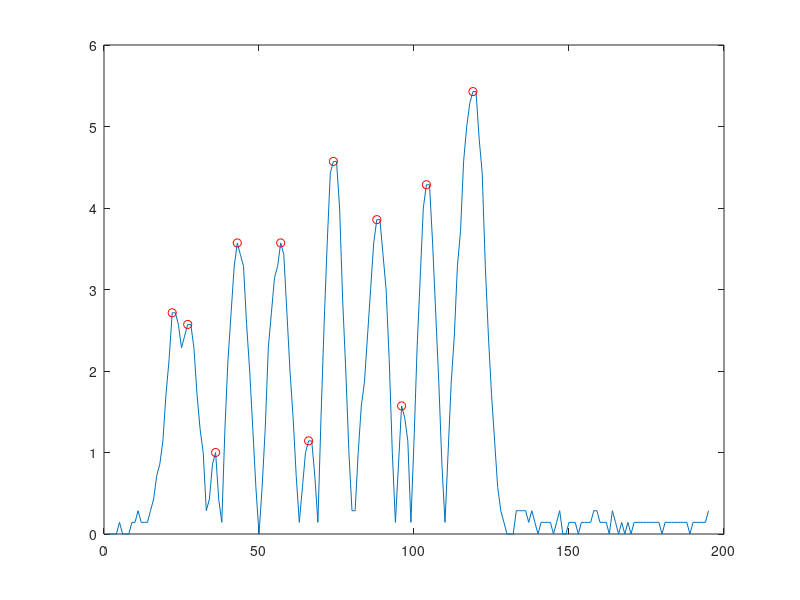
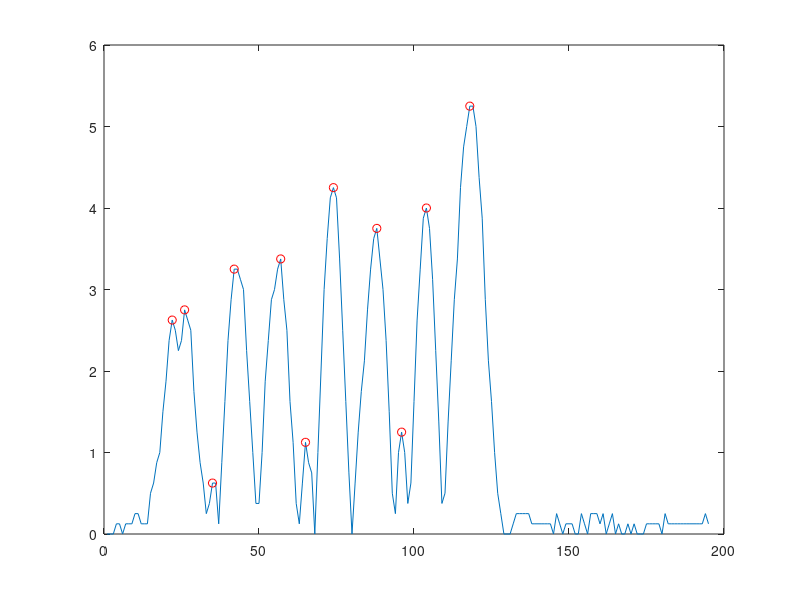
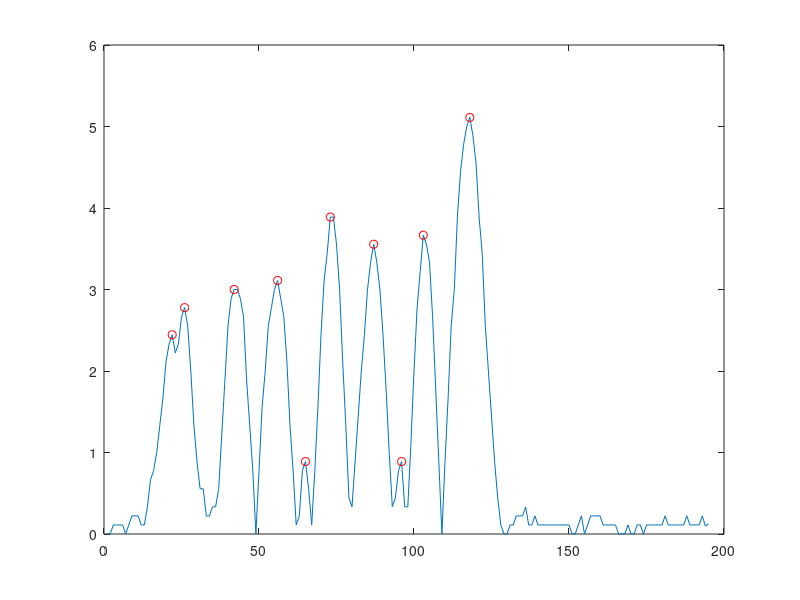
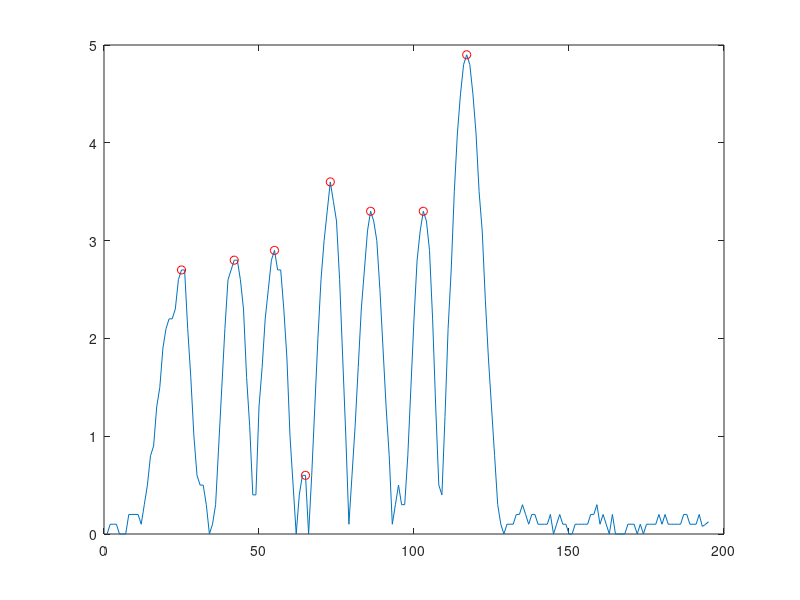

The MATLAB source for these figures, in order:
clc;
clear all;
close all;

MyBarcode = xlsread('datalog-5.csv'); 
%That is the values of the data in the picture are in format of 8 bit integers (maximum 255). 
%This property will be transfered to any variables that we want to assign the value of image to that like MyRawImage
%Therefore we need to change the variable type there after and for this reason we use the following command to change 
%the variable types to double  
OneLineData = double((MyBarcode(:,2)));
% %Moving Average Filter with window size of ws
for ws=7:14
for i=1:length(OneLineData)-(ws-1)
     OneLineDataAve(i)=sum(OneLineData(i:i+(ws-1)))/ws;
end;

% 
for i=1:length(OneLineDataAve)-1
    DataAveDif(i) = abs(OneLineDataAve(i+1) - OneLineDataAve(i));
end
% for iMinPeakHeight = 0.2:0.1:1.0
[pks,locs] = findpeaks(DataAveDif,'MinPeakHeight',0.5,'MinPeakDistance',4);

widths = (locs(2:end)-locs(1:end-1));
widths = round(widths/min(widths));
for i=1:length(widths)
    if widths(i) >= 2
        widths(i) = 3;  
    end
end
% 
% if length(widths)== 9
%     break
% end
% end

%**************Patern Recognition Using Lookup Table
LOOKUPTABLE = [311113113  %A
               113113113  %B
               313113111  %C
               111133113  %D
               311133111  %E
               113133111  %F
               111113313  %G
               311113311  %H
               113113311  %I
               111133311  %J
               311111133  %K
               113111133  %L
               313111131  %M
               111131133  %N
               311131131  %O
               113131131  %P
               111111333  %Q
               311111331  %R
               113111331  %S
               111131331  %T
               331111113  %U
               133111113  %V
               333111111  %W
               131131113  %X
               331131111  %Y
               133131111  %Z
               ]; 
           
CODE = str2num(strrep(num2str(widths), ' ', ''));
  plot(DataAveDif)
  hold on 
  plot(locs,pks,'or')
  figure;
  c = find(LOOKUPTABLE == CODE);
  Letter = char(64+c);
  widths
  if c > 0
      plot(OneLineData)
      hold on
      plot(OneLineDataAve)
      figure;
      plot(DataAveDif)
      hold on 
      plot(locs,pks,'or')
      c = find(LOOKUPTABLE == CODE)
      Letter = char(64+c)
      break
  end
end
